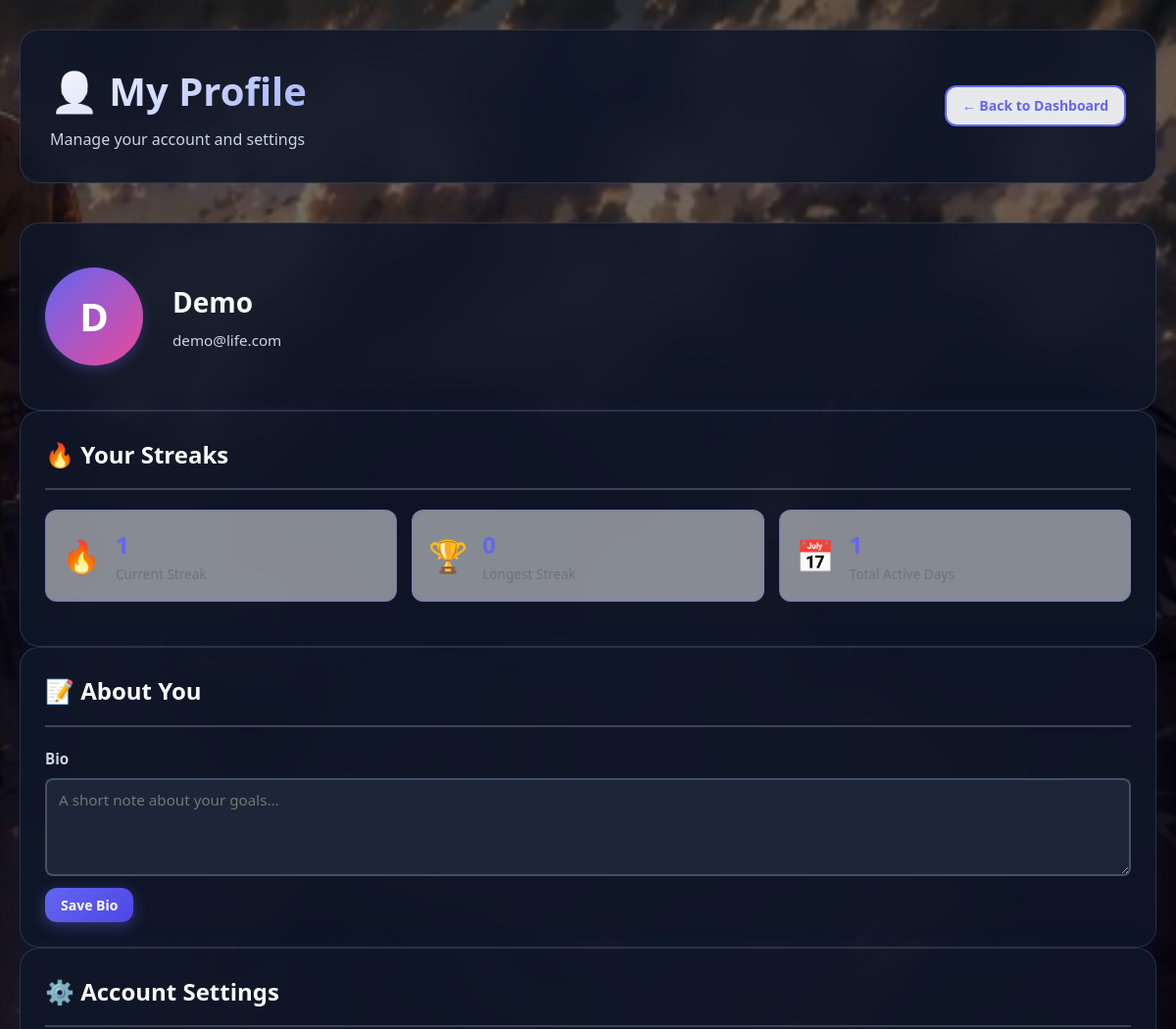
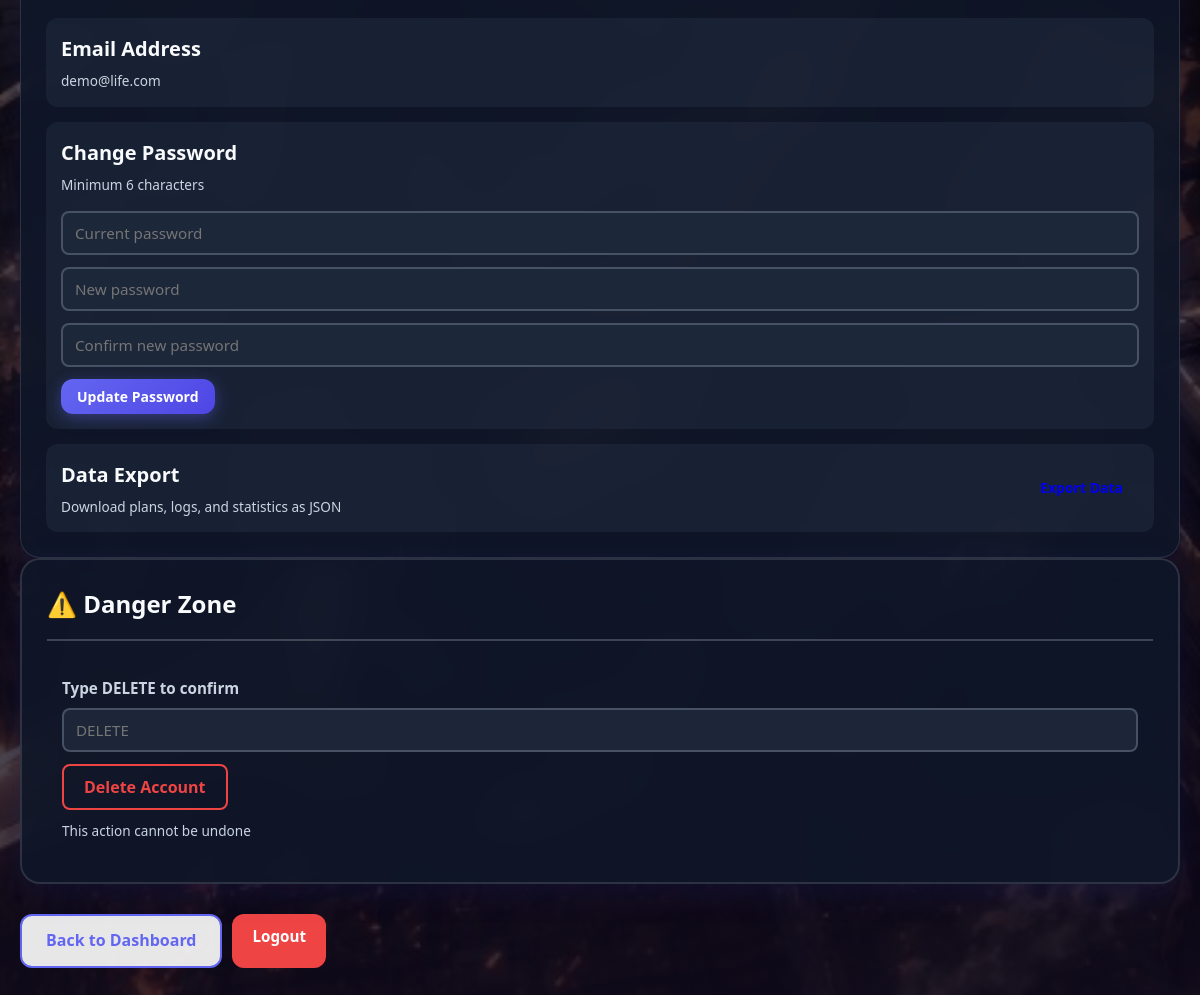
Screenshot of /profile (signed in) with the database file from the repository (2 pictures, top to bottom).
### tables this page shows
CREATE TABLE users (
        id INTEGER PRIMARY KEY AUTOINCREMENT,
        name TEXT,
        email TEXT UNIQUE,
        password TEXT
    , avatar TEXT DEFAULT 'default.png', bio TEXT, created_at TEXT, updated_at TEXT);

CREATE TABLE user_streaks (

        id INTEGER PRIMARY KEY AUTOINCREMENT,

        user_id INTEGER NOT NULL,

        current_streak INTEGER DEFAULT 0,

        longest_streak INTEGER DEFAULT 0,

        last_activity_date TEXT,

        total_days_active INTEGER DEFAULT 0,
        
        created_at TIMESTAMP DEFAULT CURRENT_TIMESTAMP,

        FOREIGN KEY (user_id) REFERENCES users(id) ON DELETE CASCADE

    );

### app.py (the view, shortened to what this page needs)
@app.route("/profile", methods=["GET", "POST"])
@require_login
def profile():
    error = None
    success = None
    conn = get_db()
    user = conn.execute(
        "SELECT * FROM users WHERE id = ?",
        (session["user_id"],),
    ).fetchone()
    streak = conn.execute(
        "SELECT * FROM user_streaks WHERE user_id = ?",
        (session["user_id"],),
    ).fetchone()
    conn.close()
    return render_template(
        "profile.html",
        user=user,
        streak=streak,
        error=error,
        success=success,
    )

### app.py (called while the page is built)
def get_db():
    conn = sqlite3.connect(app.config["DATABASE"])
    conn.row_factory = sqlite3.Row
    return conn

def require_login(f):
    @wraps(f)
    def decorated_function(*args, **kwargs):
        if "user_id" not in session:
            return redirect("/login")
        return f(*args, **kwargs)
    return decorated_function

### templates/profile.html (shortened to what this page needs)
{% extends "base.html" %}
{% block page_class %}page-profile{% endblock %}
{% block content %}
<div class="dashboard-container">
    <div class="dashboard-header">
        <div class="header-content">
            <h1>👤 My Profile</h1>
            <p class="today-date">Manage your account and settings</p>
        </div>
        <div class="header-actions">
            <a href="/dashboard" class="btn btn-small btn-secondary">← Back to Dashboard</a>
        </div>
    </div>
    <div class="section-card">
        <div class="profile-header">
            <div class="profile-avatar">
                <div class="avatar">{{ session['user_name'][0] | upper }}</div>
            </div>
            <div class="profile-info">
                <h2>{{ session['user_name'] }}</h2>
                <p class="profile-email">{{ user['email'] }}</p>
            </div>
        </div>
    </div>
    <div class="section-card">
        <div class="section-header">
            <h2>🔥 Your Streaks</h2>
        </div>
        {% if streak %}
            <div class="streaks-grid">
                <div class="streak-box">
                    <div class="streak-icon">🔥</div>
                    <div class="streak-info">
                        <div class="streak-number">{{ streak['current_streak'] }}</div>
                        <div class="streak-text">Current Streak</div>
                    </div>
                </div>
                <div class="streak-box">
                    <div class="streak-icon">🏆</div>
                    <div class="streak-info">
                        <div class="streak-number">{{ streak['longest_streak'] }}</div>
                        <div class="streak-text">Longest Streak</div>
                    </div>
                </div>
                <div class="streak-box">
                    <div class="streak-icon">📅</div>
                    <div class="streak-info">
                        <div class="streak-number">{{ streak['total_days_active'] }}</div>
                        <div class="streak-text">Total Active Days</div>
                    </div>
                </div>
            </div>
        {% endif %}
    </div>
    <div class="section-card">
        <div class="section-header">
            <h2>📝 About You</h2>
        </div>
        <form method="POST" class="profile-form">
            <div class="form-group">
                <label for="bio">Bio</label>
                <textarea id="bio" name="bio" rows="3" placeholder="A short note about your goals...">{{ user['bio'] or '' }}</textarea>
            </div>
            <button type="submit" class="btn btn-small btn-primary">Save Bio</button>
        </form>
    </div>
    <div class="section-card">
        <div class="section-header">
            <h2>⚙️ Account Settings</h2>
        </div>
        <div class="settings-list">
            <div class="setting-item">
                <div class="setting-label">
                    <h3>Email Address</h3>
                    <p>{{ user['email'] }}</p>
                </div>
            </div>
            <div class="setting-item setting-item-stack">
                <div class="setting-label">
                    <h3>Change Password</h3>
                    <p>Minimum 6 characters</p>
                </div>
                <form method="POST" class="profile-form">
                    <div class="form-group">
                        <input type="password" name="current_password" placeholder="Current password" required>
                    </div>
                    <div class="form-group">
                        <input type="password" name="new_password" placeholder="New password" required>
                    </div>
                    <div class="form-group">
                        <input type="password" name="confirm_password" placeholder="Confirm new password" required>
                    </div>
                    <button type="submit" class="btn btn-small btn-primary">Update Password</button>
                </form>
            </div>
            <div class="setting-item">
                <div class="setting-label">
                    <h3>Data Export</h3>
                    <p>Download plans, logs, and statistics as JSON</p>
                </div>
                <a href="/export_data" class="btn btn-small">Export Data</a>
            </div>
        </div>
    </div>
    <div class="section-card danger-zone">
        <div class="section-header">
            <h2>⚠️ Danger Zone</h2>
        </div>
        <div class="danger-actions">
            <form method="POST" class="profile-form" onsubmit="return confirm('Permanently delete your account and all data?');">
                <div class="form-group">
                    <label for="confirm_delete">Type DELETE to confirm</label>
                    <input type="text" id="confirm_delete" name="confirm_delete" placeholder="DELETE" required>
                </div>
                <button type="submit" class="btn btn-outline-danger">Delete Account</button>
            </form>
            <p class="danger-hint">This action cannot be undone</p>
        </div>
    </div>
    <div class="profile-footer-actions">
        <a href="/dashboard" class="btn btn-secondary">Back to Dashboard</a>
        <a href="/logout" class="btn btn-logout">Logout</a>
    </div>
</div>
{% endblock %}

### templates/profile.html (style rules this page uses)
.profile-header { display: flex; align-items: center; gap: 30px; padding: 20px 0; }
.profile-avatar { flex-shrink: 0; }
.avatar { width: 100px; height: 100px; border-radius: 50%; background: linear-gradient(135deg, var(--primary), var(--secondary)); display: flex; align-items: center; justify-content: center; color: white; font-size: 2.5rem; font-weight: bold; box-shadow: 0 4px 12px rgba(99, 102, 241, 0.3); }
.profile-info h2 { margin: 0 0 5px 0; }
.profile-email { color: var(--text-light); font-size: 0.95rem; }
.streaks-grid { display: grid; grid-template-columns: repeat(auto-fit, minmax(150px, 1fr)); gap: 15px; margin: 20px 0; }
.streak-box { background: rgba(255, 255, 255, 0.5); border: 2px solid rgba(99, 102, 241, 0.2); border-radius: 12px; padding: 15px; display: flex; align-items: center; gap: 15px; }
.streak-icon { font-size: 2rem; }
.streak-number { font-size: 1.5rem; font-weight: bold; color: var(--primary); }
.streak-text { font-size: 0.85rem; color: var(--text-light); }
.settings-list { display: flex; flex-direction: column; gap: 15px; }
.setting-item { display: flex; justify-content: space-between; align-items: center; padding: 15px; background: rgba(255, 255, 255, 0.5); border-radius: 12px; gap: 15px; }
.setting-item-stack { flex-direction: column; align-items: stretch; }
.setting-label h3 { margin: 0 0 5px 0; }
.setting-label p { margin: 0; font-size: 0.85rem; color: var(--text-light); }
.profile-form .form-group { margin-bottom: 12px; }
.profile-form input, .profile-form textarea { width: 100%; padding: 10px 12px; border: 2px solid var(--border); border-radius: 8px; font-size: 0.95rem; }
.danger-zone { background: rgba(239, 68, 68, 0.05); border: 2px solid rgba(239, 68, 68, 0.2); }
.danger-actions { padding: 15px; }
.danger-hint { font-size: 0.85rem; color: #999; margin-top: 10px; }
.btn-outline-danger { background: transparent; border: 2px solid var(--danger); color: var(--danger); padding: 10px 20px; border-radius: 8px; cursor: pointer; font-weight: 600; }
.profile-footer-actions { display: flex; gap: 10px; margin-top: 30px; flex-wrap: wrap; }

### rows the page displays
users: user_name "Demo", email "demo@life.com"
user_streaks: current_streak "1", longest_streak "0", total_days_active "1"

### other values shown
{{ session['user_name'][0] | upper }} "D"
